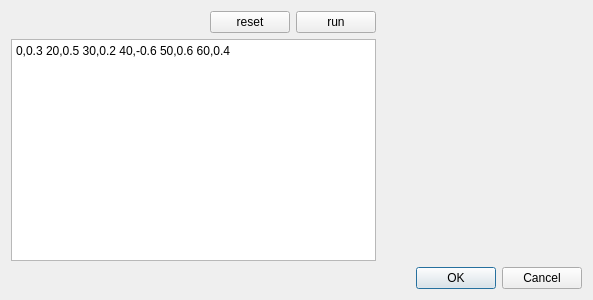
<?xml version="1.0" encoding="UTF-8"?>
<ui version="4.0">
 <class>CDialogBase</class>
 <widget class="QDialog" name="CDialogBase">
  <property name="geometry">
   <rect>
    <x>0</x>
    <y>0</y>
    <width>593</width>
    <height>300</height>
   </rect>
  </property>
  <property name="windowTitle">
   <string>Dialog</string>
  </property>
  <layout class="QGridLayout" name="gridLayout">
   <item row="0" column="0">
    <layout class="QHBoxLayout" name="horizontalLayout_2">
     <item>
      <layout class="QVBoxLayout" name="verticalLayout">
       <item>
        <layout class="QHBoxLayout" name="horizontalLayout">
         <item>
          <spacer name="horizontalSpacer">
           <property name="orientation">
            <enum>Qt::Horizontal</enum>
           </property>
           <property name="sizeHint" stdset="0">
            <size>
             <width>40</width>
             <height>20</height>
            </size>
           </property>
          </spacer>
         </item>
         <item>
          <widget class="QPushButton" name="btnReset">
           <property name="text">
            <string>reset</string>
           </property>
          </widget>
         </item>
         <item>
          <widget class="QPushButton" name="btnRun">
           <property name="text">
            <string>run</string>
           </property>
          </widget>
         </item>
        </layout>
       </item>
       <item>
        <widget class="QPlainTextEdit" name="plainTextEdit">
         <property name="plainText">
          <string>0,0.3 20,0.5 30,0.2 40,-0.6 50,0.6 60,0.4</string>
         </property>
        </widget>
       </item>
      </layout>
     </item>
     <item>
      <widget class="QChartView" name="widget" native="true">
       <property name="minimumSize">
        <size>
         <width>200</width>
         <height>0</height>
        </size>
       </property>
      </widget>
     </item>
    </layout>
   </item>
   <item row="1" column="0">
    <widget class="QDialogButtonBox" name="buttonBox">
     <property name="orientation">
      <enum>Qt::Horizontal</enum>
     </property>
     <property name="standardButtons">
      <set>QDialogButtonBox::Cancel|QDialogButtonBox::Ok</set>
     </property>
    </widget>
   </item>
  </layout>
 </widget>
 <customwidgets>
  <customwidget>
   <class>QChartView</class>
   <extends>QWidget</extends>
   <header>qchartview.h</header>
   <container>1</container>
  </customwidget>
 </customwidgets>
 <resources/>
 <connections>
  <connection>
   <sender>buttonBox</sender>
   <signal>accepted()</signal>
   <receiver>CDialogBase</receiver>
   <slot>accept()</slot>
   <hints>
    <hint type="sourcelabel">
     <x>248</x>
     <y>254</y>
    </hint>
    <hint type="destinationlabel">
     <x>157</x>
     <y>274</y>
    </hint>
   </hints>
  </connection>
  <connection>
   <sender>buttonBox</sender>
   <signal>rejected()</signal>
   <receiver>CDialogBase</receiver>
   <slot>reject()</slot>
   <hints>
    <hint type="sourcelabel">
     <x>316</x>
     <y>260</y>
    </hint>
    <hint type="destinationlabel">
     <x>286</x>
     <y>274</y>
    </hint>
   </hints>
  </connection>
 </connections>
</ui>
